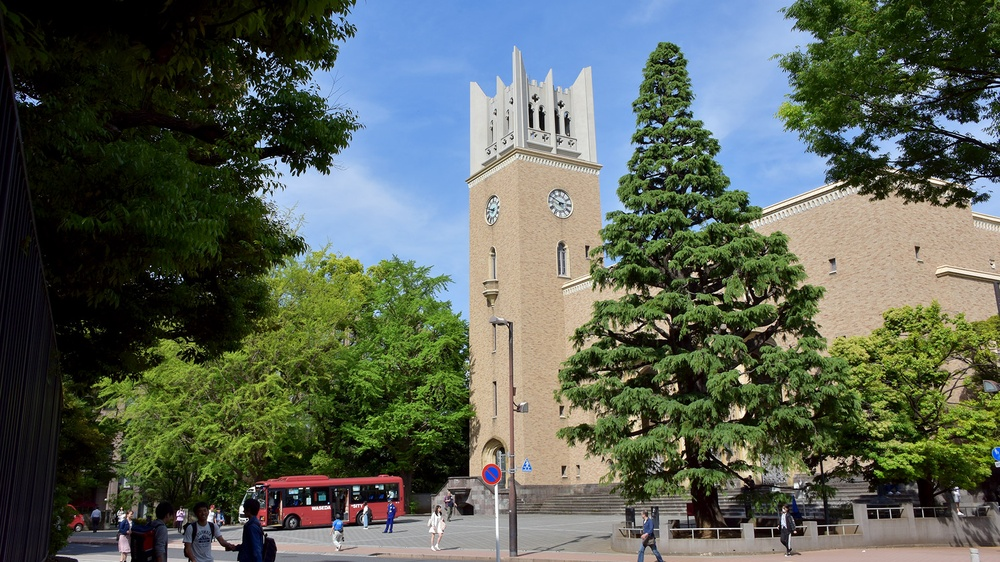
#> input picture original.jpg, 1000 x 562 px, shrunk from 1920 x 1080 before the run
$ python fourier.py
#> lines starting #> are read from the running program, lines starting #| are printed output that depends on the picture
import matplotlib.pyplot as plt
import cv2
import numpy as np
import os
os.chdir("C:/Users/owner/Desktop/opencv")
plt.axis("off")
# ここまで設定関連

# 画像を読み込む
img_before = cv2.imread('./original.jpg', 0)
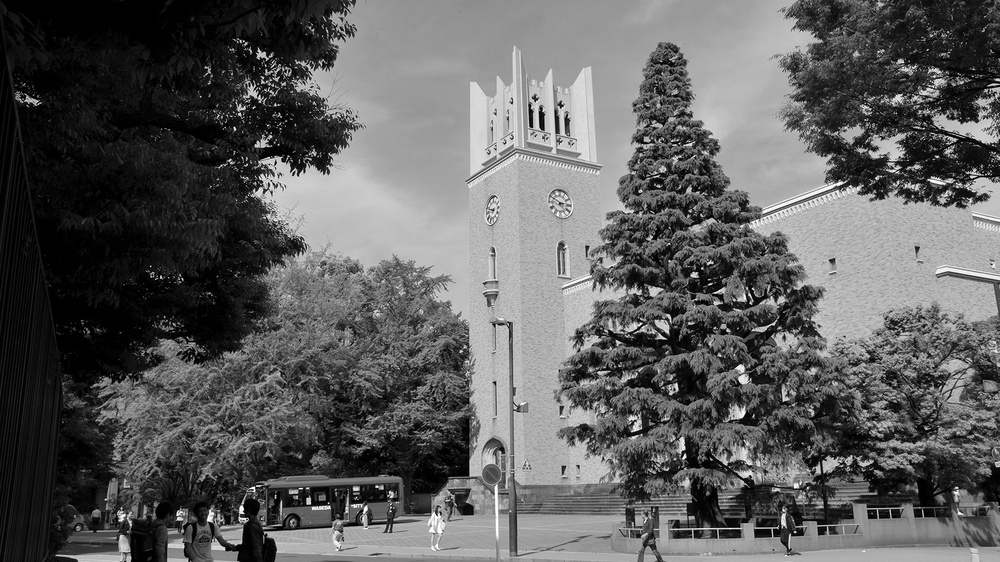
#> img_before: shape (562, 1000); min 0, max 255, mean 93.3

# 画像データをフーリエ変換
dft = cv2.dft(np.float32(img_before), flags=cv2.DFT_COMPLEX_OUTPUT)
# 原点をずらして中心に持ってくる
dft_shifted = np.fft.fftshift(dft)
# 振幅スペクトルデータを作成
magnitude_spectrum = 20 * \
    np.log(cv2.magnitude(dft_shifted[:, :, 0], dft_shifted[:, :, 1]))
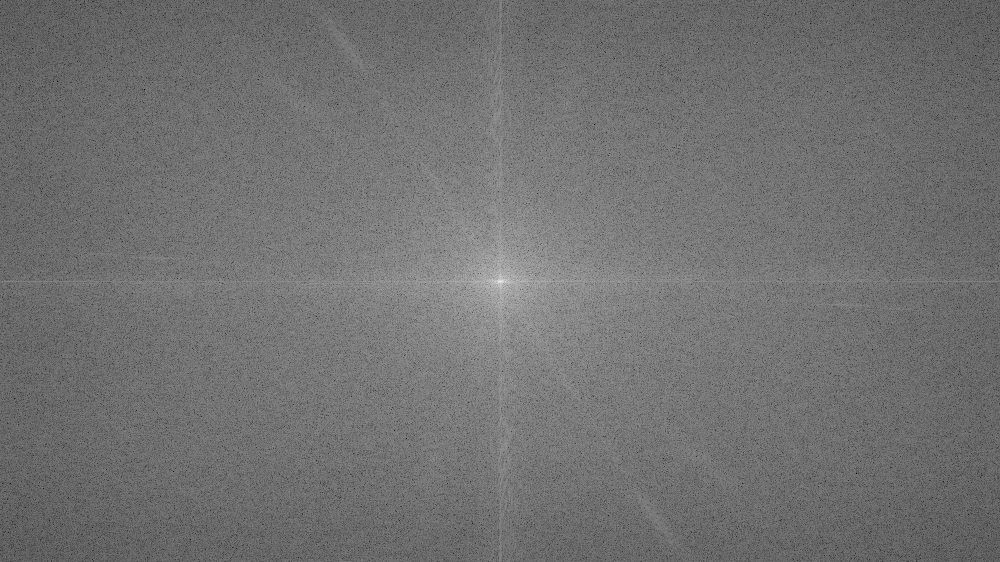
#> magnitude_spectrum: shape (562, 1000) float32; min 48.06, max 355.5, mean 185; drawn with min black and max white

row, col = img_before.shape  # 画像のサイズ取得
#> row = 562; col = 1000
row_mid = row//2  # 画像の中心のx座標
#> row_mid = 281
col_mid = col//2  # 画像の中心のy座標
#> col_mid = 500

# 通過領域（マスクをかけずに通す範囲）
range = 50

# マスクの作成
mask = np.zeros((row, col, 2), np.uint8)
mask[row_mid-range:row_mid+range, col_mid-range:col_mid+range] = 1

# マスクをかけたデータを作成する
masked_shifted = dft_shifted*mask
magnitude_spectrum_masked = 20 * \
    np.log(cv2.magnitude(masked_shifted[:, :, 0], masked_shifted[:, :, 1]))
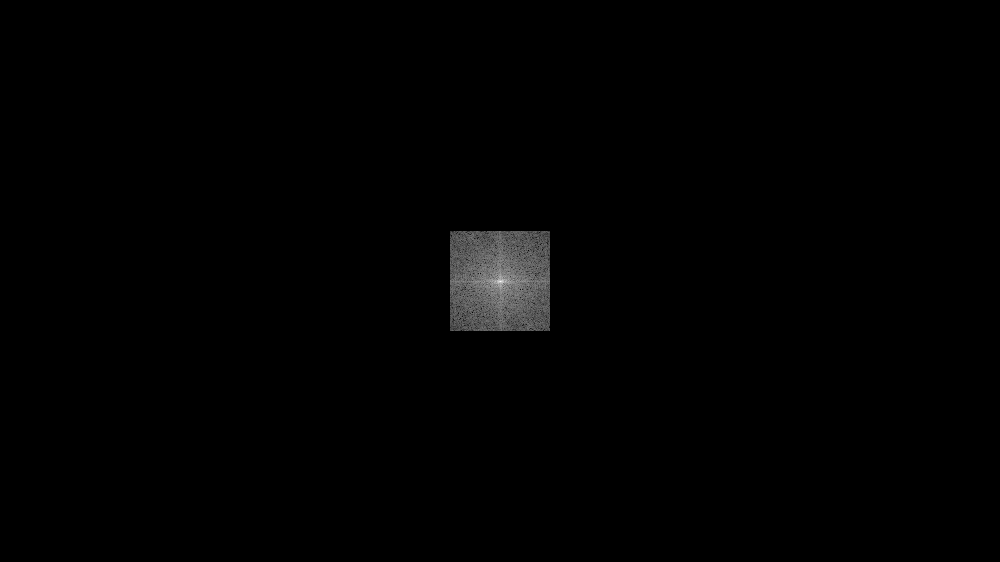
#> magnitude_spectrum_masked: shape (562, 1000) float32; 98.22% of the values are NaN or infinite; the others: min 150.1, max 355.5, mean 229; drawn with min black, max white, NaN and infinite black

# ずらしていたので元の位置に戻す
masked = np.fft.ifftshift(masked_shifted)

# マスクをかけたデータを逆フーリエ変換して画像データ作成
img_after = cv2.idft(masked)
img_after = cv2.magnitude(img_after[:, :, 0], img_after[:, :, 1])
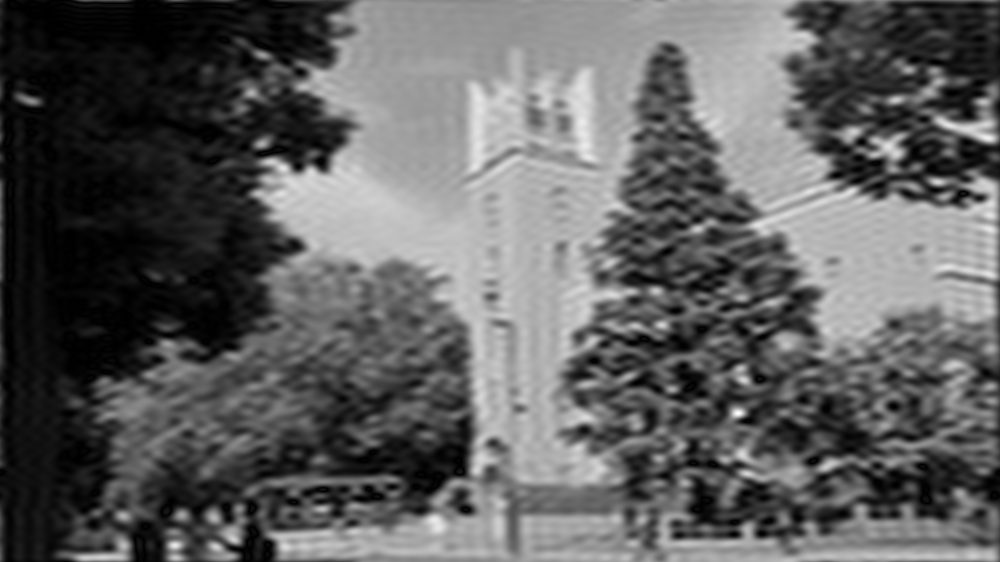
#> img_after: shape (562, 1000) float32; min 4122.9, max 141093504, mean 52506748; drawn with min black and max white

# 振幅スペクトルを画像として保存
plt.imshow(magnitude_spectrum, cmap='gray')
plt.savefig('./magnitude.jpg', bbox_inches='tight', pad_inches=0)
# マスクをかけた振幅スペクトルを画像として保存
plt.imshow(magnitude_spectrum_masked, cmap='gray')
plt.savefig('./magnitude_masked.jpg', bbox_inches='tight', pad_inches=0)
# 読み込んだ元データを画像として保存
plt.imshow(img_before, cmap='gray')
plt.savefig('./img_before.jpg', bbox_inches='tight', pad_inches=0)
# マスクをかけた画像データを画像として保存
plt.imshow(img_after, cmap='gray')
plt.savefig('./img_after.jpg', bbox_inches='tight', pad_inches=0)
